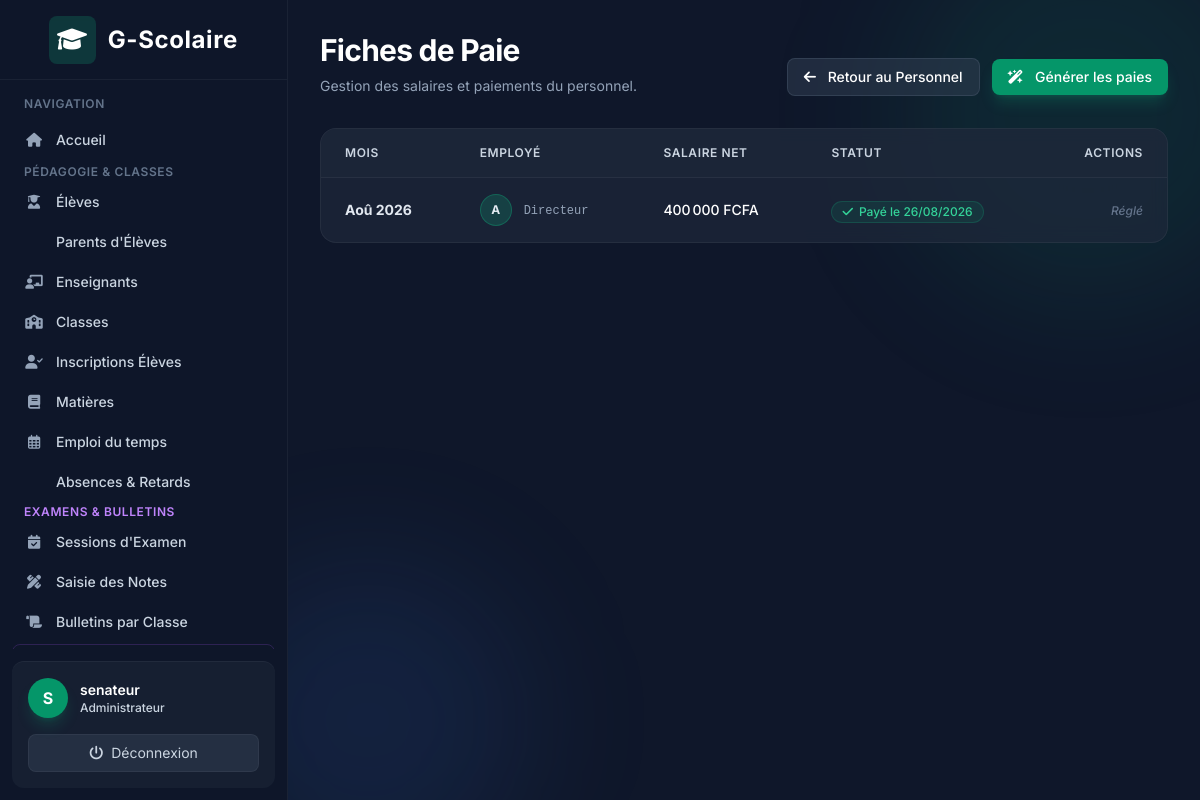
/hr/payroll/ (signed in), run on the app's committed database.
### accounts/models.py (models this page shows)
class User(AbstractUser):
    class Role(models.TextChoices):
        ADMIN = "ADMIN", "Administrateur"
        TEACHER = "TEACHER", "Enseignant"
        STUDENT = "STUDENT", "Élève"
        PARENT = "PARENT", "Parent"
    role = models.CharField(
        max_length=20,
        choices=Role.choices
    )
    phone = models.CharField(max_length=30, blank=True)

### hr/models.py (models this page shows, shortened)
class Payroll(models.Model):
    staff = models.ForeignKey(Staff, on_delete=models.CASCADE, related_name='payrolls')
    month = models.DateField(help_text="Sélectionner le premier jour du mois concerné")
    net_salary = models.DecimalField(max_digits=10, decimal_places=2)
    is_paid = models.BooleanField(default=False)
    payment_date = models.DateField(null=True, blank=True)

class Staff(models.Model):
    class Department(models.TextChoices):
        ACADEMIC = "ACADEMIC", "Académique (Enseignants)"
        ADMIN = "ADMIN", "Administration"
        MAINTENANCE = "MAINTENANCE", "Entretien & Logistique"
        OTHER = "OTHER", "Autre"
    user = models.OneToOneField(User, on_delete=models.CASCADE, related_name='staff_profile')
    department = models.CharField(max_length=20, choices=Department.choices, default=Department.ACADEMIC)
    designation = models.CharField(max_length=100)
    date_of_joining = models.DateField()
    basic_salary = models.DecimalField(max_digits=10, decimal_places=2)

### hr/views.py (the view)
# urls.py: path('payroll/', views.PayrollListView.as_view(), name='payroll_list'),
class PayrollListView(LoginRequiredMixin, AdminRequiredMixin, ListView):
    model = Payroll
    template_name = 'hr/payroll_list.html'
    context_object_name = 'payrolls'
    ordering = ['-month', 'staff__user__last_name']

### accounts/templatetags/school_tags.py (called while the page is built)
def _format_number(value):
    try:
        n = int(round(float(value)))
    except (TypeError, ValueError):
        return "0"
    s = f"{n:,}".replace(",", "\u202f")  # espace insécable
    return s

@register.filter(name="fcfa")
def fcfa(value):
    return f"{_format_number(value)} FCFA"

### hr/views.py (called while the page is built)
    def test_func(self):
        return self.request.user.role == 'ADMIN'

### templates/hr/payroll_list.html (shortened to what this page needs)
{% extends 'base.html' %}
{% load school_tags %}
{% block content %}
<div class="mb-8 flex flex-col md:flex-row md:items-end justify-between gap-4">
    <div>
        <h1 class="text-3xl font-bold text-white tracking-tight">Fiches de Paie</h1>
        <p class="text-slate-400 mt-2 text-sm">Gestion des salaires et paiements du personnel.</p>
    </div>
    <div class="flex items-center gap-3">
        <a href="{% url 'hr:staff_list' %}" class="px-4 py-2 bg-slate-700/50 text-white hover:bg-slate-700 rounded-lg text-sm font-medium transition-colors border border-slate-600/50">
            <i class="fa-solid fa-arrow-left mr-2"></i> Retour au Personnel
        </a>
        {% if user.role == 'ADMIN' %}
        <a href="{% url 'hr:payroll_generate' %}" class="px-4 py-2 bg-brand-600 text-white hover:bg-brand-500 rounded-lg text-sm font-medium transition-colors shadow-lg shadow-brand-500/20">
            <i class="fa-solid fa-wand-magic-sparkles mr-2"></i> Générer les paies
        </a>
        {% endif %}
    </div>
</div>
<div class="card-glass rounded-2xl overflow-hidden">
    <div class="overflow-x-auto">
        <table class="min-w-full divide-y divide-white/5">
            <thead class="bg-slate-800/50">
                <tr>
                    <th scope="col" class="px-6 py-4 text-left text-xs font-semibold text-slate-300 uppercase tracking-wider">
                        Mois
                    </th>
                    <th scope="col" class="px-6 py-4 text-left text-xs font-semibold text-slate-300 uppercase tracking-wider">
                        Employé
                    </th>
                    <th scope="col" class="px-6 py-4 text-left text-xs font-semibold text-slate-300 uppercase tracking-wider">
                        Salaire Net
                    </th>
                    <th scope="col" class="px-6 py-4 text-left text-xs font-semibold text-slate-300 uppercase tracking-wider">
                        Statut
                    </th>
                    {% if user.role == 'ADMIN' %}
                    <th scope="col" class="px-6 py-4 text-right text-xs font-semibold text-slate-300 uppercase tracking-wider">
                        Actions
                    </th>
                    {% endif %}
                </tr>
            </thead>
            <tbody class="divide-y divide-white/5 bg-transparent">
                {% for payroll in payrolls %}
                <tr class="hover:bg-slate-800/30 transition-colors">
                    <td class="px-6 py-4 whitespace-nowrap text-sm font-bold text-brand-300">
                        {{ payroll.month|date:"M Y"|title }}
                    </td>
                    <td class="px-6 py-4 whitespace-nowrap">
                        <div class="flex items-center">
                            <div class="h-8 w-8 rounded-full bg-brand-500/20 flex items-center justify-center text-brand-400 font-bold border border-brand-500/30 text-xs">
                                {{ payroll.staff.user.first_name|default:payroll.staff.user.username|make_list|first|upper }}
                            </div>
                            <div class="ml-3">
                                <p class="text-xs text-slate-400 font-mono mt-0.5">{{ payroll.staff.designation }}</p>
                            </div>
                        </div>
                    </td>
                    <td class="px-6 py-4 whitespace-nowrap text-sm font-medium text-white">
                        {{ payroll.net_salary|fcfa }}
                    </td>
                    <td class="px-6 py-4 whitespace-nowrap">
                        {% if payroll.is_paid %}
                            <span class="inline-flex items-center px-2.5 py-0.5 rounded-full text-xs font-medium bg-emerald-500/10 text-emerald-400 border border-emerald-500/20">
                                <i class="fa-solid fa-check mr-1.5"></i> Payé le {{ payroll.payment_date|date:"d/m/Y" }}
                            </span>
                        {% else %}
                            <span class="inline-flex items-center px-2.5 py-0.5 rounded-full text-xs font-medium bg-amber-500/10 text-amber-400 border border-amber-500/20">
                                <i class="fa-solid fa-clock mr-1.5"></i> En attente de paiement
                            </span>
                        {% endif %}
                    </td>
                    {% if user.role == 'ADMIN' %}
                    <td class="px-6 py-4 whitespace-nowrap text-right text-sm font-medium">
                        {% if not payroll.is_paid %}
                        <a href="{% url 'hr:payroll_pay' payroll.pk %}" class="text-emerald-400 hover:text-emerald-300 mr-3 transition-colors p-2 bg-emerald-500/10 rounded-lg hover:bg-emerald-500/20" title="Marquer comme payé">
                            <i class="fa-solid fa-money-bill-wave"></i> Payer
                        </a>
                        {% else %}
                        <span class="text-slate-500 text-xs italic">Réglé</span>
                        {% endif %}
                    </td>
                    {% endif %}
                </tr>
                {% endfor %}
            </tbody>
        </table>
    </div>
</div>
{% endblock %}

### templates/base.html (shortened to what this page needs)
<!DOCTYPE html>
<html lang="fr" class="h-full bg-slate-900 text-slate-200">
<head>
    <script src="https://cdn.tailwindcss.com"></script>
    <link href="https://cdnjs.cloudflare.com/ajax/libs/font-awesome/6.0.0/css/all.min.css" rel="stylesheet">
</head>
<body class="h-screen flex overflow-hidden font-sans antialiased bg-slate-900 text-slate-200">
    {% if user.is_authenticated %}
    <div class="hidden md:flex md:flex-shrink-0 z-20">
        <div class="flex flex-col w-72 glass text-slate-300">
            <div class="flex items-center justify-center h-20 border-b border-white/5 px-4">
                <span class="text-2xl font-bold flex items-center gap-3 text-white tracking-wide">
                    <div class="bg-brand-500/20 p-2 rounded-lg text-brand-400">
                        <i class="fa-solid fa-graduation-cap"></i>
                    </div>
                    G-Scolaire
                </span>
            </div>
            <div class="flex-1 flex flex-col overflow-y-auto mt-4 px-3">
                <p class="px-3 text-xs font-semibold text-slate-500 uppercase tracking-wider mb-2">Navigation</p>
                <nav class="flex-1 space-y-1">
                    <a href="{% url 'dashboard' %}" class="nav-item group flex items-center px-3 py-2.5 text-sm font-medium rounded-lg text-slate-300 hover:text-white hover:bg-slate-800/80">
                        <i class="fa-solid fa-house mr-3 w-5 text-center text-slate-400 group-hover:text-brand-400"></i> Accueil
                    </a>
                    {% if user.role == 'ADMIN' or user.is_superuser %}
                        <div class="mt-4 mb-2">
                            <p class="px-3 text-xs font-semibold text-slate-500 uppercase tracking-wider">Pédagogie &amp; Classes</p>
                        </div>
                        <a href="{% url 'students:list' %}" class="nav-item group flex items-center px-3 py-2 text-sm font-medium rounded-lg text-slate-300 hover:text-white hover:bg-slate-800/80">
                            <i class="fa-solid fa-user-graduate mr-3 w-5 text-center text-slate-400 group-hover:text-brand-400"></i> Élèves
                        </a>
                        <a href="{% url 'students:parent_list' %}" class="nav-item group flex items-center px-3 py-2 text-sm font-medium rounded-lg text-slate-300 hover:text-white hover:bg-slate-800/80">
                             Parents d'Élèves
                        </a>
                        <a href="{% url 'teachers:list' %}" class="nav-item group flex items-center px-3 py-2 text-sm font-medium rounded-lg text-slate-300 hover:text-white hover:bg-slate-800/80">
                            <i class="fa-solid fa-chalkboard-user mr-3 w-5 text-center text-slate-400 group-hover:text-brand-400"></i> Enseignants
                        </a>
                        <a href="{% url 'academics:class_list' %}" class="nav-item group flex items-center px-3 py-2 text-sm font-medium rounded-lg text-slate-300 hover:text-white hover:bg-slate-800/80">
                            <i class="fa-solid fa-school mr-3 w-5 text-center text-slate-400 group-hover:text-brand-400"></i> Classes
                        </a>
                        <a href="{% url 'academics:enrollment_list' %}" class="nav-item group flex items-center px-3 py-2 text-sm font-medium rounded-lg text-slate-300 hover:text-white hover:bg-slate-800/80">
                            <i class="fa-solid fa-user-check mr-3 w-5 text-center text-slate-400 group-hover:text-brand-400"></i> Inscriptions Élèves
                        </a>
                        <a href="{% url 'academics:subject_list' %}" class="nav-item group flex items-center px-3 py-2 text-sm font-medium rounded-lg text-slate-300 hover:text-white hover:bg-slate-800/80">
                            <i class="fa-solid fa-book mr-3 w-5 text-center text-slate-400 group-hover:text-brand-400"></i> Matières
                        </a>
                        <a href="{% url 'academics:course_list' %}" class="nav-item group flex items-center px-3 py-2 text-sm font-medium rounded-lg text-slate-300 hover:text-white hover:bg-slate-800/80">
                            <i class="fa-regular fa-calendar-days mr-3 w-5 text-center text-slate-400 group-hover:text-brand-400"></i> Emploi du temps
                        </a>
                        <a href="{% url 'attendance:list' %}" class="nav-item group flex items-center px-3 py-2 text-sm font-medium rounded-lg text-slate-300 hover:text-white hover:bg-slate-800/80">
                             Absences &amp; Retards
                        </a>
                        <div class="mt-5 mb-2">
                            <p class="px-3 text-xs font-semibold text-purple-400 uppercase tracking-wider">Examens &amp; Bulletins</p>
                        </div>
                        <a href="{% url 'exams:session_list' %}" class="nav-item group flex items-center px-3 py-2 text-sm font-medium rounded-lg text-slate-300 hover:text-white hover:bg-slate-800/80">
                            <i class="fa-solid fa-calendar-check mr-3 w-5 text-center text-slate-400 group-hover:text-purple-400"></i> Sessions d'Examen
                        </a>
                        <a href="{% url 'exams:mark_entry_select' %}" class="nav-item group flex items-center px-3 py-2 text-sm font-medium rounded-lg text-slate-300 hover:text-white hover:bg-slate-800/80">
                            <i class="fa-solid fa-pen-ruler mr-3 w-5 text-center text-slate-400 group-hover:text-purple-400"></i> Saisie des Notes
                        </a>
                        <a href="{% url 'exams:bulletin_select' %}" class="nav-item group flex items-center px-3 py-2 text-sm font-medium rounded-lg text-slate-300 hover:text-white hover:bg-slate-800/80">
                            <i class="fa-solid fa-scroll mr-3 w-5 text-center text-slate-400 group-hover:text-purple-400"></i> Bulletins par Classe
                        </a>
                        <a href="{% url 'exams:parent_bulletins' %}" class="nav-item group flex items-center px-3 py-2 text-sm font-medium rounded-lg text-purple-300 hover:text-white hover:bg-purple-900/40 border border-purple-500/20">
                        </a>
                    {% endif %}
                </nav>
            </div>
            <div class="flex-shrink-0 border-t border-white/5 p-4 m-3 rounded-xl bg-slate-800/50">
                <div class="flex items-center w-full">
                    <div class="h-10 w-10 rounded-full bg-brand-600 flex items-center justify-center text-white font-bold shadow-lg shadow-brand-500/20">
                        {{ user.get_full_name|default:user.username|make_list|first|upper }}
                    </div>
                    <div class="ml-3 flex-1 overflow-hidden">
                        <p class="text-sm font-semibold text-white truncate">{{ user.get_full_name|default:user.username }}</p>
                        <p class="text-xs font-medium text-brand-400">{{ user.get_role_display }}</p>
                    </div>
                </div>
                <form method="post" action="{% url 'logout' %}" class="mt-4">
                    <button type="submit" class="w-full text-center text-sm bg-slate-700/50 hover:bg-red-500/20 hover:text-red-400 text-slate-300 py-2 rounded-lg transition-colors flex items-center justify-center gap-2 border border-white/5 hover:border-red-500/30">
                        <i class="fa-solid fa-power-off"></i> Déconnexion
                    </button>
                </form>
            </div>
        </div>
    </div>
    {% endif %}
    <div class="flex flex-col w-0 flex-1 overflow-hidden relative">
        <div class="absolute top-0 right-0 -mr-20 -mt-20 w-96 h-96 bg-brand-500/10 rounded-full blur-3xl pointer-events-none"></div>
        <div class="absolute bottom-0 left-0 -ml-20 -mb-20 w-80 h-80 bg-blue-500/10 rounded-full blur-3xl pointer-events-none"></div>
        <main class="flex-1 relative z-10 overflow-y-auto focus:outline-none">
            <div class="py-8 px-4 sm:px-6 md:px-8 max-w-7xl mx-auto">
                {% block content %}
                {% endblock %}
            </div>
        </main>
    </div>
</body>
</html>

### templates/base.html (style rules this page uses)
.glass { background: rgba(15, 23, 42, 0.7); backdrop-filter: blur(10px); -webkit-backdrop-filter: blur(10px); border-right: 1px solid rgba(255, 255, 255, 0.05); }
.card-glass { background: rgba(30, 41, 59, 0.7); backdrop-filter: blur(8px); -webkit-backdrop-filter: blur(8px); border: 1px solid rgba(255, 255, 255, 0.05); }
.nav-item { transition: all 0.3s cubic-bezier(0.4, 0, 0.2, 1); }

### data on the page
User: get_full_name|make_list "S", get_full_name "senateur", role "Administrateur"
Payroll: month "Aoû 2026", staff.user.first_name|make_list "A", staff.designation "Directeur", net_salary|fcfa "400 000 FCFA", payment_date "26/08/2026", is_paid "Réglé"
